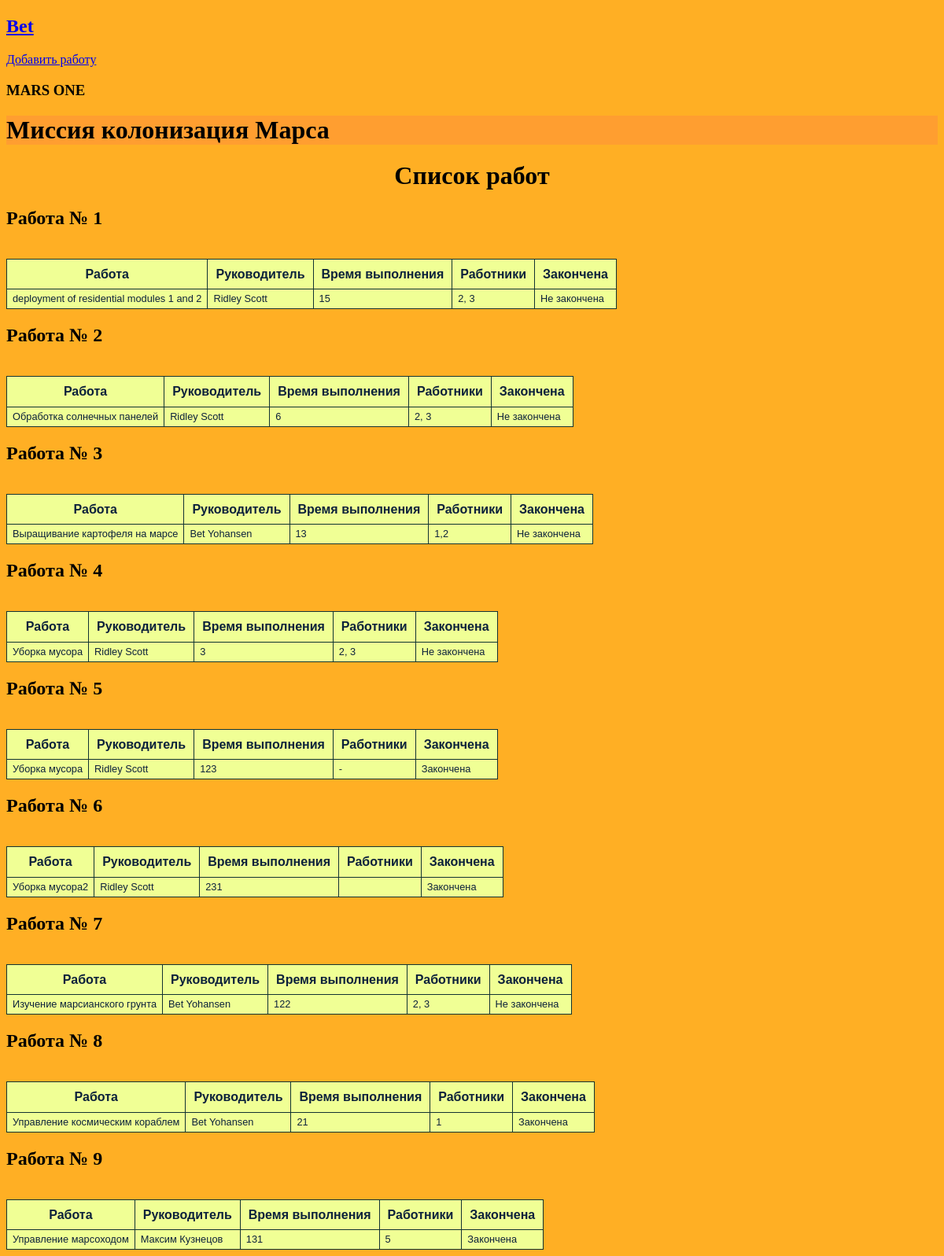
/ (signed in), run on the app's committed database.
### data/users.py (models this page shows)
class User(SqlAlchemyBase, UserMixin):
    __tablename__ = 'users'
    id = sqlalchemy.Column(sqlalchemy.Integer, primary_key=True, autoincrement=True)
    surname = sqlalchemy.Column(sqlalchemy.String, nullable=True)
    name = sqlalchemy.Column(sqlalchemy.String, nullable=True)
    age = sqlalchemy.Column(sqlalchemy.Integer, nullable=True)
    position = sqlalchemy.Column(sqlalchemy.String, nullable=True)
    speciality = sqlalchemy.Column(sqlalchemy.String, nullable=True)
    address = sqlalchemy.Column(sqlalchemy.String, nullable=True)
    email = sqlalchemy.Column(sqlalchemy.String, unique=True)
    hashed_password = sqlalchemy.Column(sqlalchemy.String)
    modified_date = sqlalchemy.Column(sqlalchemy.DateTime, default=datetime.datetime.now())
    jobs = orm.relationship("Jobs", back_populates='user')

### data/jobs.py (models this page shows)
class Jobs(SqlAlchemyBase):
    __tablename__ = 'jobs'
    id = sqlalchemy.Column(sqlalchemy.Integer, primary_key=True, autoincrement=True)
    team_leader = sqlalchemy.Column(sqlalchemy.Integer, sqlalchemy.ForeignKey('users.id'))
    job = sqlalchemy.Column(sqlalchemy.String, nullable=True)
    work_size = sqlalchemy.Column(sqlalchemy.Integer)
    collaborators = sqlalchemy.Column(sqlalchemy.String)
    start_date = sqlalchemy.Column(sqlalchemy.DateTime)
    end_date = sqlalchemy.Column(sqlalchemy.DateTime)
    is_finished = sqlalchemy.Column(sqlalchemy.Boolean)
    user = orm.relationship('User')

### main.py (the view)
@app.route('/')
def list_of_jobs():
    db_session.global_init('db/mars_explorer.db')
    db_sess = db_session.create_session()
    jobs = db_sess.query(Jobs).all()
    print(jobs, current_user.id)
    names = {}
    for i in jobs:
        names[i] = db_sess.query(User).filter(i.team_leader == User.id).first()
    for i in jobs:
        print(i.is_finished)
    return render_template('show_jobs.html', jobs=jobs, names=names, style=url_for('static', filename='css/style.css'))

### data/db_session.py (called while the page is built, shortened)
def global_init(db_file):
    global __factory
    if __factory:
        return

def create_session() -> Session:
    global __factory
    return __factory()

### main.py (called while the page is built)
@login_manager.user_loader
def load_user(user_id):
    db_session.global_init('db/mars_explorer.db')
    db_sess = db_session.create_session()
    return db_sess.query(User).get(user_id)

### templates/show_jobs.html
{% extends "base.html" %}
{% block content %}
<h1 align="center">Список работ</h1>
{% for i in jobs %}
    <h2>Работа № {{loop.index}}</h2>
    <table>
        <tr>
            <th>Работа</th><th>Руководитель</th><th>Время выполнения</th><th>Работники</th><th>Закончена</th></br>
        </tr>
        <tr>
            {% if i.is_finished %}
            <td>{{i.job}}</td><td>{{names[i].name}} {{names[i].surname}}</td><td>{{i.work_size}}</td><td>{{i.collaborators}}</td><td>Закончена</td>
            {% else %}
            <td>{{i.job}}</td><td>{{names[i].name}} {{names[i].surname}}</td><td>{{i.work_size}}</td><td>{{i.collaborators}}</td><td>Не закончена</td>
            {% endif %}
        </tr>
    </table>
{% endfor %}
{% endblock %}

### templates/base.html (shortened to what this page needs)
<!DOCTYPE html>
<html>
<head>
    <link href={{ style }} rel="stylesheet">
    <nav>
        {% if current_user.is_authenticated %}
            <a class="navbar-brand" href="/logout"><h2>{{ current_user.name }}</h2></a>
        {% else %}
        <p>
            <a class="btn btn-primary" href="/register"><h2>Зарегистрироваться</h2></a>
            <a class="btn btn-primary" href="/login"><h2>Войти</h2></a>
        </p>
        {% endif %}
    </nav>
    {% if current_user.is_authenticated %}
        <a href="/jobs" class="btn btn-secondary">Добавить работу</a>
    {% endif %}
    <h3>MARS ONE</h3>
</head>
<body>
<header>
        <h1>Миссия колонизация Марса</h1>
</header>
    {% block content %}{% endblock %}
</body>
</html>

### static/css/style.css (style rules this page uses)
header { background-color: #ff9e30; }
body { background-color: #ffaf24; }
table { border-collapse: collapse; line-height: 1.1; font-family: "Lucida Sans Unicode", "Lucida Grande", sans-serif; background-color: #f0ff95; color: #0C213B; }
th { padding: 10px; border: 1px solid #123232; }
td { font-size: 0.8em; padding: 5px 7px; border: 1px solid #123232; }

### data on the page
User: name "Bet", surname "Yohansen"
Jobs: job "deployment of residential modules 1 and 2", work_size "15", collaborators "2, 3"
User: name "Ridley", surname "Scott"
Jobs: job "Обработка солнечных панелей", work_size "6", collaborators "2, 3"
Jobs: job "Выращивание картофеля на марсе", work_size "13", collaborators "1,2"
Jobs: job "Уборка мусора", work_size "3", collaborators "2, 3"
Jobs: job "Уборка мусора", work_size "123", collaborators "-"
Jobs: job "Уборка мусора2", work_size "231"
Jobs: job "Изучение марсианского грунта", work_size "122", collaborators "2, 3"
Jobs: job "Управление космическим кораблем", work_size "21", collaborators "1"
Jobs: job "Управление марсоходом", work_size "131", collaborators "5"
User: name "Максим", surname "Кузнецов"
